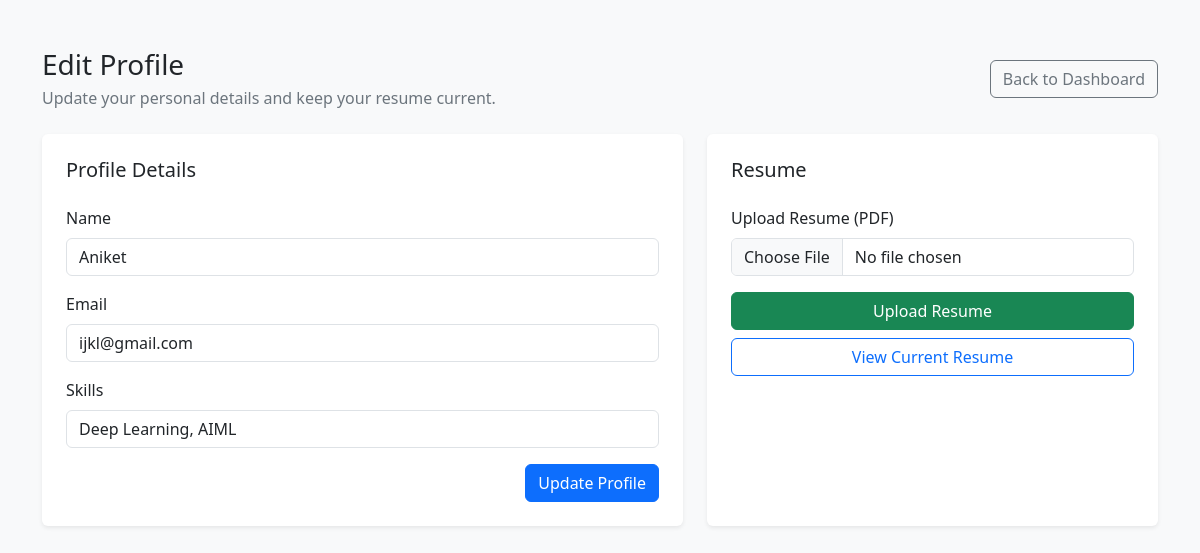
The page /student/profile (signed in) on the database its author committed.
### models.py (models this page shows)
class Student(db.Model):
    id = db.Column(
        db.Integer,
        db.ForeignKey('user.id'),
        primary_key=True
    )
    name = db.Column(db.String(100))
    email = db.Column(db.String(100))
    skills = db.Column(db.String(200))
    resume = db.Column(db.String(200))
    blacklisted = db.Column(db.Boolean, default=False)
    applications = db.relationship('Application', backref='student', lazy=True)

### routes.py (the view)
@routes.route("/student/profile", methods=["GET","POST"])
@login_required
def student_profile():
    if current_user.role != "student":
        return "Unauthorized"
    student = Student.query.get(current_user.id)
    if request.method == "POST":
        student.name = request.form["name"]
        student.email = request.form["email"]
        student.skills = request.form["skills"]
        db.session.commit()
        return redirect("/student/dashboard")
    return render_template("student_profile.html", student=student)

### app.py (called while the page is built)
@app.after_request
def add_no_cache_headers(response):
    if request.endpoint != "static":
        response.headers["Cache-Control"] = "no-store"
    return response

@login_manager.user_loader
def load_user(user_id):
    return User.query.get(int(user_id))

### templates/student_profile.html (shortened to what this page needs)
{% extends "base.html" %}
{% block content %}
<div class="d-flex justify-content-between align-items-center flex-wrap gap-2 mb-4">
	<div>
		<h1 class="h3 mb-1">Edit Profile</h1>
		<p class="text-secondary mb-0">Update your personal details and keep your resume current.</p>
	</div>
	<a class="btn btn-outline-secondary" href="/student/dashboard">Back to Dashboard</a>
</div>
<div class="row g-4">
	<div class="col-lg-7">
		<div class="card border-0 shadow-sm h-100">
			<div class="card-body p-4">
				<h2 class="h5 mb-4">Profile Details</h2>
				<form method="POST">
					<div class="mb-3">
						<label class="form-label">Name</label>
						<input class="form-control" name="name" value="{{student.name}}">
					</div>
					<div class="mb-3">
						<label class="form-label">Email</label>
						<input class="form-control" name="email" value="{{student.email}}">
					</div>
					<div class="mb-3">
						<label class="form-label">Skills</label>
						<input class="form-control" name="skills" value="{{student.skills}}">
					</div>
					<div class="d-grid d-md-flex justify-content-md-end">
						<button class="btn btn-primary">Update Profile</button>
					</div>
				</form>
			</div>
		</div>
	</div>
	<div class="col-lg-5">
		<div class="card border-0 shadow-sm h-100">
			<div class="card-body p-4">
				<h2 class="h5 mb-4">Resume</h2>
				<form method="POST" action="/student/update_resume" enctype="multipart/form-data">
					<div class="mb-3">
						<label class="form-label">Upload Resume (PDF)</label>
						<input type="file" name="resume" class="form-control" accept="application/pdf">
					</div>
					<div class="d-grid gap-2">
						<button class="btn btn-success">Upload Resume</button>
						{% if student.resume %}
						<a class="btn btn-outline-primary" target="_blank" href="/static/uploads/{{student.resume}}">View Current Resume</a>
						{% endif %}
					</div>
				</form>
			</div>
		</div>
	</div>
</div>
{% endblock %}

### rows shown on the page
Student: name "Aniket", email "ijkl@gmail.com", skills "Deep Learning, AIML"
